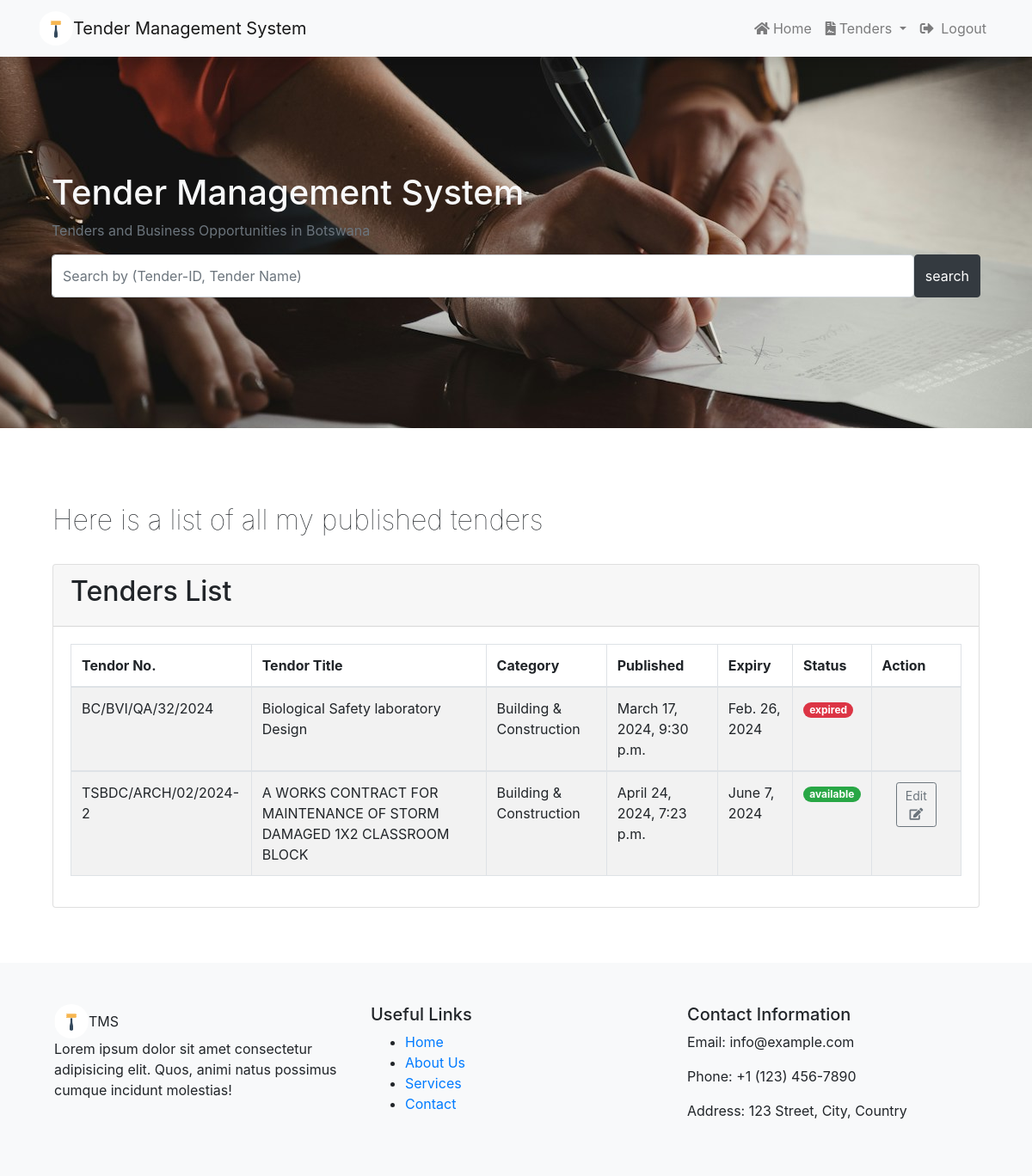
The app's page /tenders/published (signed in), older data.
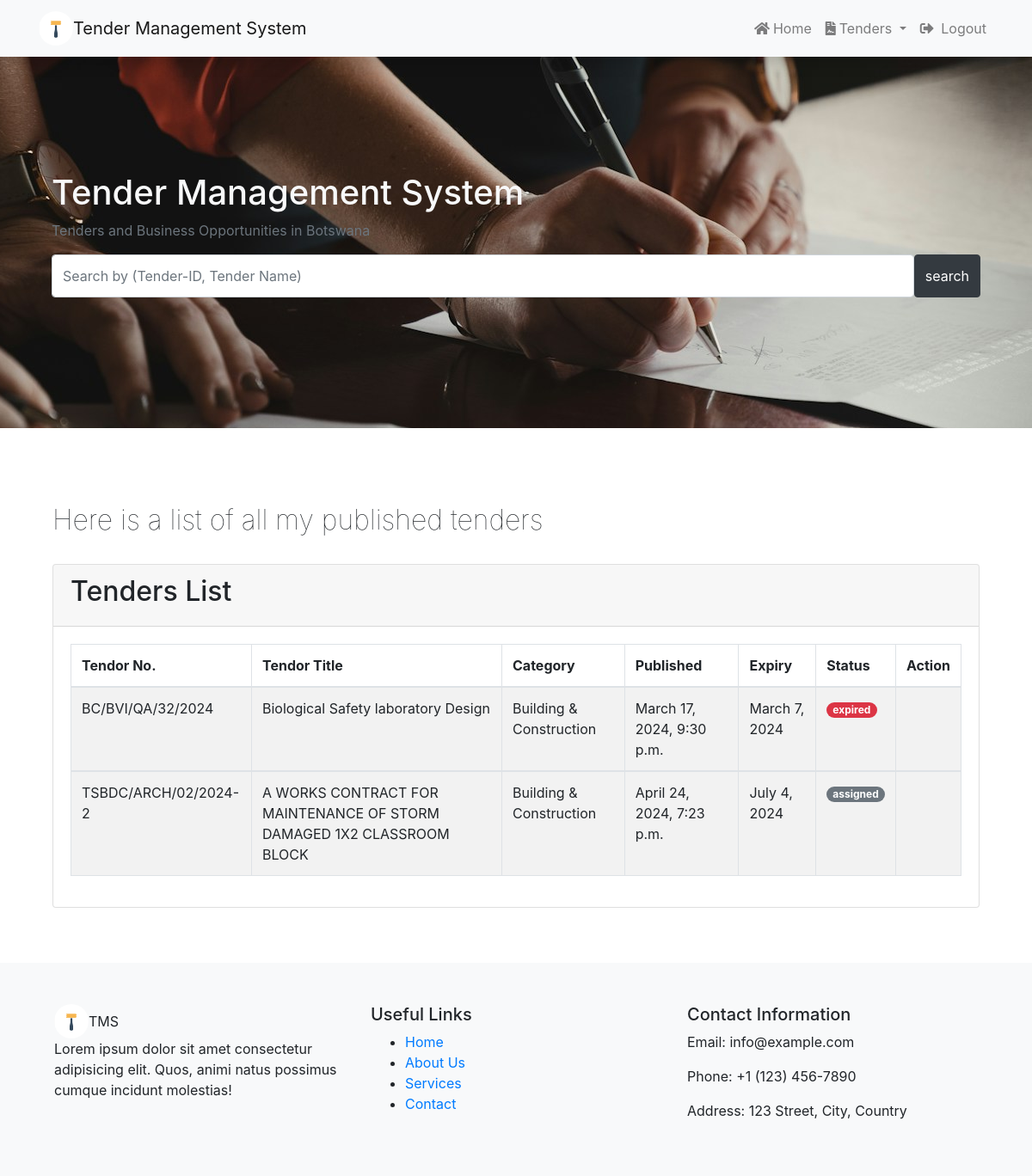
The same page, newer data.
### tender/models.py (models this page shows, shortened)
class Tender(models.Model):
    status_choices = [
        ('assigned', 'Assigned'),
        ('available', 'Available'),
        ('expired', 'Expired'),
    ]
    tender_no = models.CharField(max_length=20, unique=True)
    title = models.CharField(max_length=200)
    description = models.TextField()
    category = models.ForeignKey(Category, on_delete=models.DO_NOTHING)
    location = models.CharField(max_length=100)
    created_at = models.DateTimeField(auto_now_add=True)
    updated_at = models.DateTimeField(auto_now=True)
    status = models.CharField(max_length=20, choices=status_choices, default='available')
    document = models.FileField(upload_to='tender_documents/')
    publisher = models.ForeignKey(User, on_delete=models.PROTECT,related_name='owned_tenders')
    winner = models.ForeignKey(User, on_delete=models.PROTECT, null=True, blank=True, related_name='won_tenders')
    watchers = models.ManyToManyField(User, related_name='watchlist', blank=True)
    due_date = models.DateField()

class Category(models.Model):
    name = models.CharField(max_length=100)
    icon = models.CharField(max_length=100)

### tender/views.py (the view)
# urls.py: path('published', views.published_tenders, name='published_tenders'),
@login_required
def published_tenders(request):
    owner = request.user
    tendersByOwner = Tender.objects.filter(publisher=owner)
    return render(request, 'tenders/published-tenders.html', {
        'TendersByOwner': tendersByOwner
    })

### templates/tenders/published-tenders.html (shortened to what this page needs)
{%extends 'base.html'%} {%block content%}
{% include 'partials/search-bar.html'%}
<div class="container mt-4 p-3">
  <div class="container mt-5 mb-5 text-center">
    <div class="row">
      <div class="col-md-12 mb-4">
        <div class="title-wrap d-flex justify-content-between">
          <div class="title-box">
            <h2 class="title-a" style="font-weight: 100">
              Here is a list of all my published tenders
            </h2>
          </div>
        </div>
      </div>
      <div class="container">
        <div class="card">
          <div class="card-header text-left">
            <h2>Tenders List</h2>
          </div>
          <div class="card-body">
            <table class="table table-striped table-bordered nowrap text-left">
              <thead>
                <tr>
                  <th>Tendor No.</th>
                  <th>Tendor Title</th>
                  <th>Category</th>
                  <th>Published</th>
                  <th>Expiry</th>
                  <th>Status</th>
                  <th>Action</th>
                </tr>
              </thead>
              {% if TendersByOwner %} {%for tender in TendersByOwner%}
              <tbody>
                <td>{{tender.tender_no}}</td>
                <td>{{tender.title}}</td>
                <td>{{tender.category.name}}</td>
                <td>{{tender.created_at}}</td>
                <td>{{tender.due_date}}</td>
                {%if tender.status == 'available'%}
                <td>
                  <span class="badge badge-pill badge-success"
                    >{{tender.status}}</span
                  >
                </td>
                {%elif tender.status == 'assigned'%}
                <td>
                  <span class="badge badge-pill badge-secondary"
                    >{{tender.status}}</span
                  >
                </td>
                {%else%}
                <td>
                  <span class="badge badge-pill badge-danger"
                    >{{tender.status}}</span
                  >
                </td>
                {%endif%} {%if tender.status == 'available'%}
                <td>
                  <div class="px-3">
                    <a
                      href="{% url 'edit-tender' tender.id %}"
                      class="btn btn-sm btn-outline-secondary"
                      >Edit <span class="fas fa-edit"></span>
                    </a>
                  </div>
                </td>
                {%else%}
                <td></td>
                {%endif%} {%endfor%} {% endif%}
            </table>
          </div>
        </div>
      </div>
    </div>
  </div>
</div>
{%endblock%}

Row changes from the older to the newer data that the page shows:
changed Tender "Biological Safety laboratory Design": due_date "Feb. 26, 2024" → "March 7, 2024"
changed Tender "A WORKS CONTRACT FOR MAINTENANCE OF STORM DAMAGED 1X2 CLASSROOM BLOCK": due_date "June 7, 2024" → "July 4, 2024"; status "available" → "assigned"
